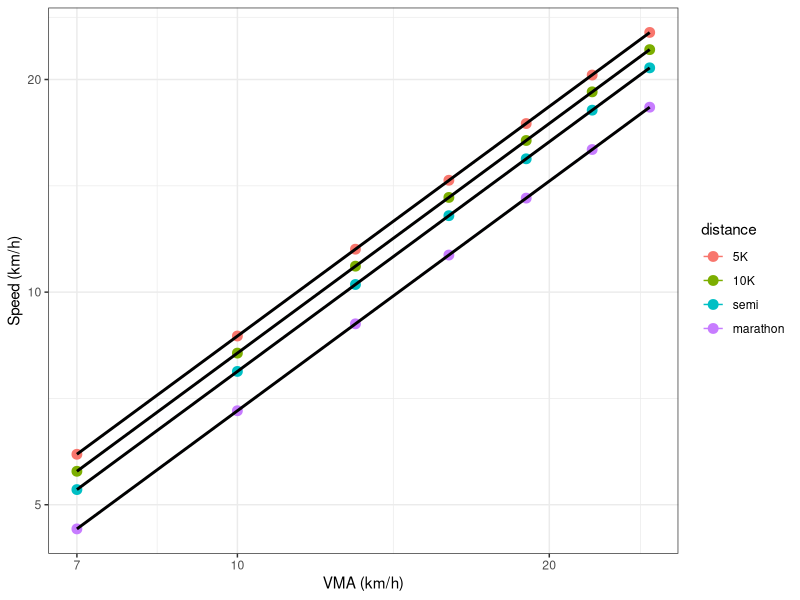

Reproduce this figure in R.
library(dplyr)

# table obtenue ici: https://www.u-run.fr/85174-predire-ses-performances-avec-la-vma
vma_table <- tribble(
  ~VMA_kmh, ~`5K`,   ~`10K`,  ~semi,   ~marathon,
  07,     "00:50:54",   "01:47:36",   "04:00:58",   "09:07:51",
  10,     "00:34:37",   "01:13:12",   "02:43:56",   "06:12:43",
  13,     "00:26:05",   "00:55:08",   "02:03:29",   "04:40:45",
  16,     "00:20:50",   "00:44:04",   "01:38:40",   "03:44:21",
  19,     "00:17:19",   "00:36:36",   "01:21:58",   "03:06:21",
  22,     "00:14:47",   "00:31:14",   "01:09:57",   "02:39:03",
  25,     "00:12:52",   "00:27:13",   "01:00:56",   "02:18:33"
) %>%
  tidyr::pivot_longer(cols = -VMA_kmh, names_to = "distance",
                      values_to = "temps") %>%
  mutate(dist = case_when(
    distance == "5K" ~ 5,
    distance == "10K" ~ 10,
    distance == "semi" ~ 42.195 / 2,
    distance == "marathon" ~ 42.195
  )) %>%
  mutate(distance = factor(distance, levels = c("5K", "10K", "semi", "marathon")),
         temps_h = as.double(lubridate::hms(temps)) / 3600,
         vitesse = dist / temps_h)

library(ggplot2)
ggplot(vma_table, aes(VMA_kmh, vitesse, color = distance, group = distance)) +
  theme_bw() +
  scale_x_log10() + scale_y_log10() +
  geom_point(size = 3) +
  geom_line() +
  stat_smooth(
    method = "nls",
    formula = y ~ a + b * x,
    method.args = list(start = list(a = 0, b = 1)),
    se = FALSE,
    color = "black"
  ) +
  labs(x = "VMA (km/h)", y = "Speed (km/h)")

vma_table %>%
  summarize({
    nls(log(vitesse) ~ a + b * log(VMA_kmh),
        start = list(a = 0, b = 1)) %>%
      summary() %>%
      print() %>%
      { .$coef[, "Estimate"] } %>%
      print() %>%
      as.list() %>% as.data.frame()
  }, .by = distance)

# -0.3274194  1.0799433
# -0.3829213  1.0799415
# -0.4429081  1.0800734
# -0.5709553  1.0800011

vma_table %>%
  summarize(res = {
    nls(log(vitesse) ~ a + 1.08 * log(VMA_kmh),
        start = list(a = 0)) %>%
      summary() %>%
      print() %>%
      { .$coef[, "Estimate"] }
  }, .by = distance) %>%
  pull(res)

# -0.3275719 -0.3830789 -0.4427105 -0.5709523
